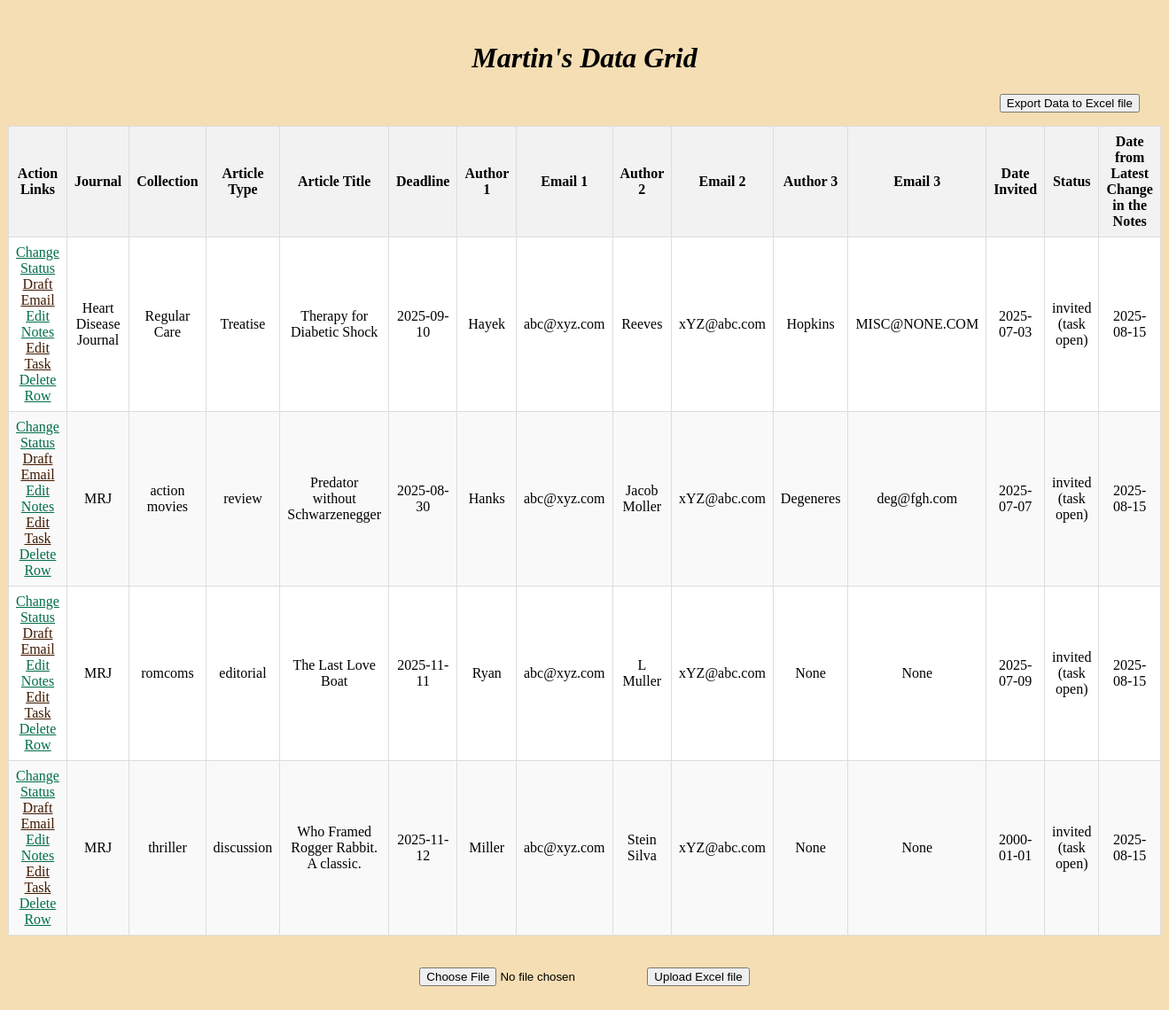
The page / on the database its author committed.
### app.py (models this page shows, shortened)
class Task(db.Model):
    id = db.Column(db.Integer, primary_key=True)
    journal = db.Column(db.String(100), nullable=False)
    collection = db.Column(db.String(50))
    type = db.Column(db.String(50))
    title = db.Column(db.String(120))
    deadline = db.Column(db.Date)
    author1 = db.Column(db.String(30))
    email1 = db.Column(db.String(30))
    author2 = db.Column(db.String(30))
    email2 = db.Column(db.String(30))
    author3 = db.Column(db.String(30))
    email3 = db.Column(db.String(30))
    date_invited = db.Column(db.Date)
    status = db.Column(db.String(30))
    last_change_in_notes = db.Column(db.Date)
    notes = db.Column(db.String(500))

### app.py (the view)
@app.route('/', methods=['POST', 'GET'])  # type: ignore
def index():
    if request.method == 'POST':
        my_file = request.files.get('file')
        if not my_file or my_file.filename == '':
            return ('No file selected!', 400)
        if my_file.filename.endswith('.xlsx'):  # type: ignore
            import_excel_to_db(my_file)
            return redirect('/')
    else:
        tasks = Task.query.all()
        return render_template('index.html', tasks=tasks)

### templates/index.html (shortened to what this page needs)
{% extends 'base.html' %}
{% block body %}
<div class="content">
    <br>
    <h1><i>Martin's Data Grid</i></h1>
    {% if tasks | length < 1 %}
    <h3>The grid is not populated. Please add a csv file.</h3>
    {% else %}
    <a href="{{ url_for('export_excel') }}">
        <button class="right-button">Export Data to Excel file</button>
    </a>
    <br><br>
    <table>
        <thead>
            <tr>
                <th>Action Links</th>
                <th>Journal</th>
                <th>Collection</th>
                <th>Article Type</th>
                <th>Article Title</th>
                <th>Deadline</th>
                <th>Author 1</th>
                <th>Email 1</th>
                <th>Author 2</th>
                <th>Email 2</th>
                <th>Author 3</th>
                <th>Email 3</th>
                <th>Date Invited</th>
                <th>Status</th>
                <th>Date from Latest Change in the Notes</th>
            </tr>
        </thead>
        <tbody>
            {% for task in tasks %}
            <tr>
                <td>
                    <a class='one' href="{{ url_for('change_status', id=task.id) }}">Change Status</a><br>
                    <a class='two' href="{{ url_for('select_template', task_id=task.id) }}">Draft Email</a><br>
                    <a class='one' href="{{ url_for('edit_notes', id=task.id) }}">Edit Notes</a><br>
                    <a class='two' href="{{ url_for('edit_task', task_id=task.id) }}">Edit Task</a><br>
                    <a class='one' href="{{ url_for('confirm_delete', id=task.id) }}">Delete Row</a>
                </td>
                <td>{{task.journal}}</td>
                <td>{{task.collection}}</td>
                <td>{{task.type}}</td>
                <td>{{task.title}}</td>
                <td>{{task.deadline}}</td>
                <td>{{task.author1}}</td>
                <td>{{task.email1}}</td>
                <td>{{task.author2}}</td>
                <td>{{task.email2}}</td>
                <td>{{task.author3}}</td>
                <td>{{task.email3}}</td>
                <td>{{task.date_invited}}</td>
                <td>{{task.status}}</td>
                <td>{{task.last_change_in_notes}}</td>
            </tr>
            {% endfor %}
        </tbody>
    </table>
    {% endif %}
    <br><br>
        <form style="display: inline-block;" method="post" enctype="multipart/form-data">
            <input type="file" name="file" accept=".xlsx" required>
            <button type="submit">Upload Excel file</button>
        </form>
</div>
<br><br><br>
{% endblock %}

### static/style.css (style rules this page uses)
body { background-color: wheat; }
.content { align-items: center; text-align: center; }
a.one:link { color: #006d4c; }
a.two:link { color: #411900; }
table { background-color: white; border-collapse: collapse; width: 98%; margin-left: auto; margin-right: auto; }
th, td { border: 1px solid #dddddd; text-align: center; padding: 8px; }
th { background-color: #f2f2f2; font-weight: bold; text-align: center; }
tr:nth-child(even) { background-color: #f9f9f9; }
.right-button { margin-right: 25px; float: right; }

### rows shown on the page
Task: journal "Heart Disease Journal", collection "Regular Care", type "Treatise", title "Therapy for Diabetic Shock", deadline "2025-09-10", author1 "Hayek", email1 "abc@xyz.com", author2 "Reeves", email2 "xYZ@abc.com", author3 "Hopkins", email3 "MISC@NONE.COM", date_invited "2025-07-03", status "invited (task open)", last_change_in_notes "2025-08-15"
Task: journal "MRJ", collection "action movies", type "review", title "Predator without Schwarzenegger", deadline "2025-08-30", author1 "Hanks", email1 "abc@xyz.com", author2 "Jacob Moller", email2 "xYZ@abc.com", author3 "Degeneres", email3 "deg@fgh.com", date_invited "2025-07-07", status "invited (task open)", last_change_in_notes "2025-08-15"
Task: journal "MRJ", collection "romcoms", type "editorial", title "The Last Love Boat", deadline "2025-11-11", author1 "Ryan", email1 "abc@xyz.com", author2 "L Muller", email2 "xYZ@abc.com", author3 "None", email3 "None", date_invited "2025-07-09", status "invited (task open)", last_change_in_notes "2025-08-15"
Task: journal "MRJ", collection "thriller", type "discussion", title "Who Framed Rogger Rabbit. A classic.", deadline "2025-11-12", author1 "Miller", email1 "abc@xyz.com", author2 "Stein Silva", email2 "xYZ@abc.com", author3 "None", email3 "None", date_invited "2000-01-01", status "invited (task open)", last_change_in_notes "2025-08-15"
